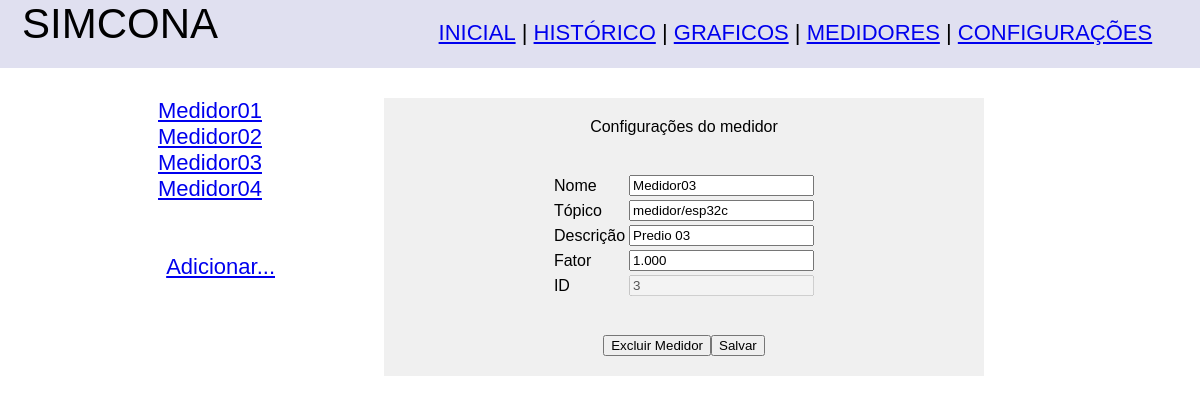
Page /medidores.php?medidor=3 on the committed database.
### tables this page shows
CREATE TABLE Medidor (
id INT AUTO_INCREMENT PRIMARY KEY ,
nome VARCHAR(255),
topico VARCHAR(255),
descricao VARCHAR(512),
fator DECIMAL(4,3)
);

### html/cntrl/medidorfcn.php (called while the page is built, shortened)
<?php
function buscaMedidores()
	{
	$pdo = Banco::obterConexao();
	$statement = $pdo->prepare("SELECT * FROM Medidor ORDER BY id asc;");
	$statement->execute();
	return($statement->fetchAll());
	}

### html/medidores.php (the view, shortened to what this page needs)
<!DOCTYPE html>
<html>
<head>
	<link rel="stylesheet" type="text/css" href="reset.css">
	<link rel="stylesheet" type="text/css" href="css.css">
</head>
<body>
<?php
	require_once('cntrl/medidorfcn.php');
?>
<center>
<div class="corpo">
		<?php
		$todosMedidores = buscaMedidores();
		$medidorAtual = $todosMedidores[0]['id'];
		$indexMedidorAtual = 0;
		if (isset($_GET['medidor']))
			{
			$medidorAtual=filter_var($_GET['medidor'], FILTER_SANITIZE_NUMBER_INT);
			}
			$todosMedidores = buscaMedidores();
		?>
	<div class="menuesquerda">
			<?php
				for ($i=0; $i < (count($todosMedidores)); $i++) {
					?>
					<a href="medidores.php?medidor=<?php echo $todosMedidores[$i]['id'] ?>">
					<?php echo $todosMedidores[$i]['nome'];
					 if ($todosMedidores[$i]['id'] == $medidorAtual) $indexMedidorAtual = $i;?>
					</a><br><?php
					}?>
		<BR><br>
		<a href="inseremedidor.php"><p align="right">Adicionar...</p></a><br><br><br>
	</div>
	<center>
		<div class="config">
			Configurações do medidor<br><br><br>
			<form action="medidores.php?medidor=<?php echo $medidorAtual; ?>" method="POST">
			<table>
				<tr>
					<td><p align="left">Nome</p></td>
					<td><input type="text" name="nome" value="<?php echo $todosMedidores[$indexMedidorAtual]['nome'];?>"></td>
				</tr>
				<tr>
					<td><p align="left">Tópico</p></td>
					<td><input type="text" name="topico" value="<?php echo $todosMedidores[$indexMedidorAtual]['topico'];?>"></td>
				</tr>
				<tr>
					<td><p align="left">Descrição</p></td>
					<td><input type="text" name="descricao" value="<?php echo $todosMedidores[$indexMedidorAtual]['descricao'];?>"></td>
				</tr>
				<tr>
					<td><p align="left">Fator</p></td>
					<td><input type="text" name="fator" value="<?php echo $todosMedidores[$indexMedidorAtual]['fator'];?>"></td>
				</tr>
				<tr>
					<td><p align="left">ID</p></td>
					<td><input type="text" name="idmedidor" value="<?php echo $medidorAtual;?>" disabled></td>
				</tr>
			</table>
			<br><br>
			<input type="submit" value="Excluir Medidor" name="excluir"><input type="submit" value="Salvar" name="salvar">
			</form>
		</div>
	</center>
</div>
</body>
</html>

### html/css.css (style rules this page uses)
div { font-family:helvetica; }
div.supbar { width: 100%; height: 68px; border: 0px solid #730021; background-color:#E0E0F0; }
div.logo { float: left; width: 20%; height: 60px; margin: auto; border: 0px solid #73AD21; font-size:42px; }
div.menu { float: right; font-size:22px; height: 40px; width: 70%; margin: auto; border: 0px solid #73AD21; padding-top:20px; }
div.config { border: 0px solid #ffaa00; height: 100%; width: 600px; float: right; margin-top:30px; margin-right:10%; padding-top:20px; padding-bottom:20px; position:relative; background-color: #f0f0f0; }
div.corpo { border: 0px solid #ff0000; height: 100%; width: 80%; display: table; }
div.menuesquerda { font-size:22px; border: 0px solid #ffaa00; height: 500px; width: 130px; float: left; padding-top:30px; padding-left:5px; margin-left:20px; }
ul#menuh li { display:inline; }

### rows in the picture
medidor: nome "Medidor01"
medidor: nome "Medidor02"
medidor: nome "Medidor03", topico "medidor/esp32c", descricao "Predio 03", fator "1.000"
medidor: nome "Medidor04"
